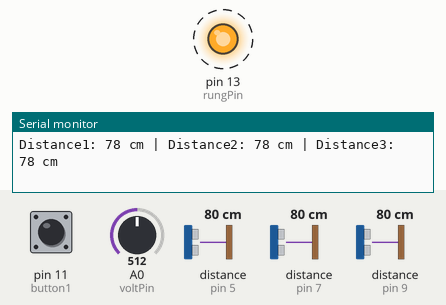
Simulated run of this sketch. Board: Arduino Uno, built with avr-gcc and run on an emulated ATmega328P. Parts: output pins drawn as LEDs (lit = HIGH), the last lines printed to the serial monitor. Wiring (inferred from the names in the program): 3 × ultrasonic range finder: trigger pin 4, echo pin 5 / trigger pin 6, echo pin 7 / trigger pin 8, echo pin 9. Dashed ring = blinking. The test bench sets the inputs (shaded band); at power-on: distance to the obstacle (sensors on pin 5, pin 7, pin 9) 80 cm, pin 11 (button1) HIGH, A0 (voltPin) = 512. The echo pulse lasts 58.3 µs per cm; the audio player accepts every command and is not drawn; pins used as bus, display or sensor lines are not drawn.

Above: at 7.2 s.
7.3 s: distance to the obstacle (sensor on pin 5) set to 19 cm
10.8 s: distance to the obstacle (sensor on pin 5) set to 14 cm
At 12.5 s:
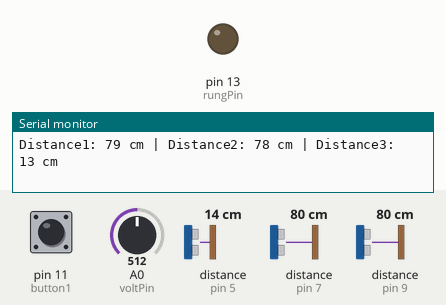
17.3 s: distance to the obstacle (sensor on pin 7) set to 56 cm
23.8 s: distance to the obstacle (sensor on pin 7) set to 47 cm
At 24.2 s:
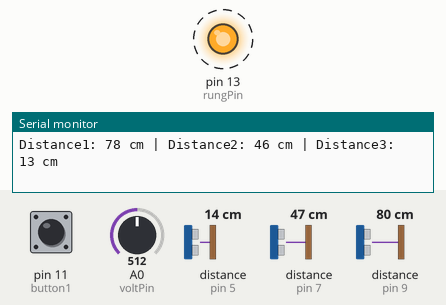
30.3 s: distance to the obstacle (sensor on pin 7) set to 250 cm
At 33.4 s:
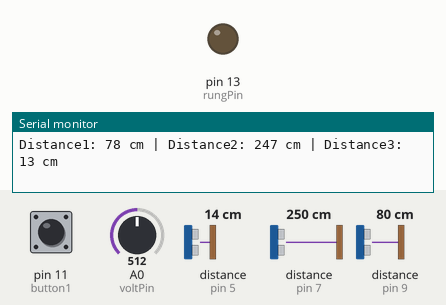
Timing chart, 0 to 34.9 s (numbered marks = the images above; inputs shaded):
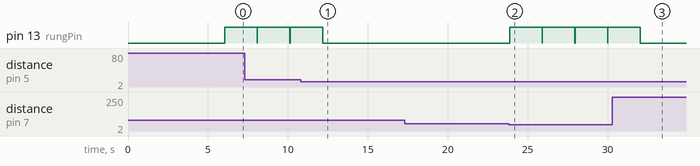

The sketch:

Code_no_library_.ino
```cpp
#include <DFPlayerMini_Fast.h>
DFPlayerMini_Fast myDFPlayer;

int button1 = 11;
int trigPin1 = 8;
int echoPin1 = 9;
int trigPin2 = 6;
int echoPin2 = 7;
int trigPin3 = 4;
int echoPin3 = 5;
int rungPin = 13;

int voltPin = A0;
float correctionfactor = .3;
float voltage = 0;
float vout = 0;
float R1=33000.0;
float R2=7500.0;

void setup() {
  Serial.begin(9600);

  pinMode(button1, INPUT_PULLUP);

  pinMode(voltPin, INPUT);
  pinMode(trigPin1, OUTPUT);
  pinMode(echoPin1, INPUT);
  pinMode(trigPin2, OUTPUT);
  pinMode(echoPin2, INPUT);
  pinMode(trigPin3, OUTPUT);
  pinMode(echoPin3, INPUT);
  pinMode(rungPin, OUTPUT);

  myDFPlayer.begin(Serial);
  myDFPlayer.volume(30);  // set volume 30%
  myDFPlayer.play(1);    // play default song "1.mp3"
  delay(5500);
}

void loop() {
  long duration1, distance1, duration2, distance2, duration3, distance3;
  // Đo khoảng cách từ cảm biến 1
  digitalWrite(trigPin1, LOW);
  delayMicroseconds(2);
  digitalWrite(trigPin1, HIGH);
  delayMicroseconds(10);
  digitalWrite(trigPin1, LOW);
  duration1 = pulseIn(echoPin1, HIGH);
  distance1 = duration1 * 0.034 / 2;

// Đo khoảng cách từ cảm biến 2
  digitalWrite(trigPin2, LOW);
  delayMicroseconds(2);
  digitalWrite(trigPin2, HIGH);
  delayMicroseconds(10);
  digitalWrite(trigPin2, LOW);
  duration2 = pulseIn(echoPin2, HIGH);
  distance2 = duration2 * 0.034 / 2;

  //Đo khoảng cách từ cảm biến 3
  digitalWrite(trigPin3, LOW);
  delayMicroseconds(2);
  digitalWrite(trigPin3, HIGH);
  delayMicroseconds(10);
  digitalWrite(trigPin3, LOW);
  duration3 = pulseIn(echoPin3, HIGH);
  distance3 = duration3 * 0.034 / 2;

  // In ra màn hình khoảng cách từ từng cảm biến
  Serial.print("Distance1: ");
  Serial.print(distance1);
  Serial.print(" cm");
  Serial.print(" | Distance2: ");
  Serial.print(distance2);
  Serial.print(" cm");
  Serial.print(" | Distance3: ");
  Serial.print(distance3);
  Serial.println(" cm");

  if (distance1 < 50 || distance2 < 50 ) {
    digitalWrite(rungPin, HIGH);
    myDFPlayer.play(2);
    delay(2000);  // debounce delay

  }
  else{
    digitalWrite(rungPin, LOW);

  }
  if ( distance3 > 15) {
    digitalWrite(rungPin, HIGH);
    myDFPlayer.play(3);
    delay(2000);  // debounce delay


  }
  else{
    digitalWrite(rungPin, LOW);

  }

  //pin
  int volt = analogRead(voltPin);
  float vout = (volt * 5.0 ) / 1024.0 ;
  float voltage = vout / ( R2/(R1 + R2)) ;
  voltage = voltage + correctionfactor;
  int percentage = 0;

  if (voltage < 6) {
    percentage = 0;
  } else {
    percentage = ((voltage - 6) / (8.4 - 6)) * 100;
  }
  if (digitalRead(button1) == LOW) {
    delay(1500);
    switch (percentage) {
    case 0 ... 20:
      myDFPlayer.play(4);
      delay(1500);
      break;
    case 21 ... 50:
      myDFPlayer.play(5);
      delay(1500);
      break;
    case 51 ... 90:
      myDFPlayer.play(6);
      delay(1500);
      break;
    case 91 ... 100:
      myDFPlayer.play(7);
      delay(1500);
      break;
  }
  }
// báo pin khi hết pin
  if(percentage == 20 ){
        digitalWrite(rungPin, HIGH);
        myDFPlayer.play(4);delay(1500);
        myDFPlayer.play(4);delay(1500);
        myDFPlayer.play(4);delay(1500);
  }
  else{
        digitalWrite(rungPin, LOW);
      }
}
```

Measured:
- the behaviour switches between 17 and 16 cm on distance to the obstacle (sensor on pin 5) (found by bisection; images 0 and 1)
- the behaviour switches between 51 and 50 cm on distance to the obstacle (sensor on pin 7) (found by bisection; images 1 and 2)
- after the input at 10.8 s, pin 13 (rungPin): goes on until 12.2 s, then stays LOW
- after the input at 23.8 s, pin 13 (rungPin): alternates HIGH for 2.0 s and LOW for 0.01 s, starting after 0.08 s
- after the input at 30.3 s, pin 13 (rungPin): goes on until 32.0 s, then stays LOW
- by itself, pin 13 (rungPin): alternates HIGH for 2.0 s and LOW for 0.01 s
